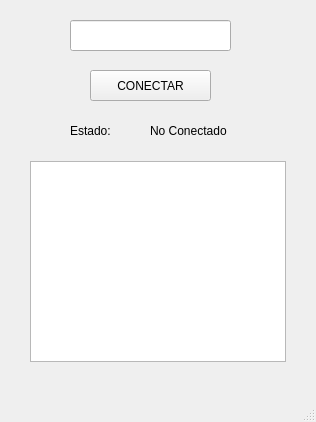
<?xml version="1.0" encoding="UTF-8"?>
<ui version="4.0">
 <class>MainWindow</class>
 <widget class="QMainWindow" name="MainWindow">
  <property name="geometry">
   <rect>
    <x>0</x>
    <y>0</y>
    <width>316</width>
    <height>422</height>
   </rect>
  </property>
  <property name="windowTitle">
   <string>MainWindow</string>
  </property>
  <widget class="QWidget" name="centralwidget">
   <widget class="QPushButton" name="btn_accion">
    <property name="geometry">
     <rect>
      <x>90</x>
      <y>70</y>
      <width>121</width>
      <height>31</height>
     </rect>
    </property>
    <property name="text">
     <string>CONECTAR</string>
    </property>
   </widget>
   <widget class="QLineEdit" name="txt_puerto">
    <property name="geometry">
     <rect>
      <x>70</x>
      <y>20</y>
      <width>161</width>
      <height>31</height>
     </rect>
    </property>
   </widget>
   <widget class="QLabel" name="txt_estado">
    <property name="geometry">
     <rect>
      <x>150</x>
      <y>120</y>
      <width>81</width>
      <height>21</height>
     </rect>
    </property>
    <property name="text">
     <string>No Conectado</string>
    </property>
   </widget>
   <widget class="QLabel" name="label">
    <property name="geometry">
     <rect>
      <x>70</x>
      <y>120</y>
      <width>61</width>
      <height>21</height>
     </rect>
    </property>
    <property name="text">
     <string>Estado:</string>
    </property>
   </widget>
   <widget class="QListWidget" name="lw_datos">
    <property name="geometry">
     <rect>
      <x>30</x>
      <y>161</y>
      <width>256</width>
      <height>201</height>
     </rect>
    </property>
   </widget>
  </widget>
  <widget class="QMenuBar" name="menubar">
   <property name="geometry">
    <rect>
     <x>0</x>
     <y>0</y>
     <width>316</width>
     <height>21</height>
    </rect>
   </property>
  </widget>
  <widget class="QStatusBar" name="statusbar"/>
 </widget>
 <resources/>
 <connections/>
</ui>
